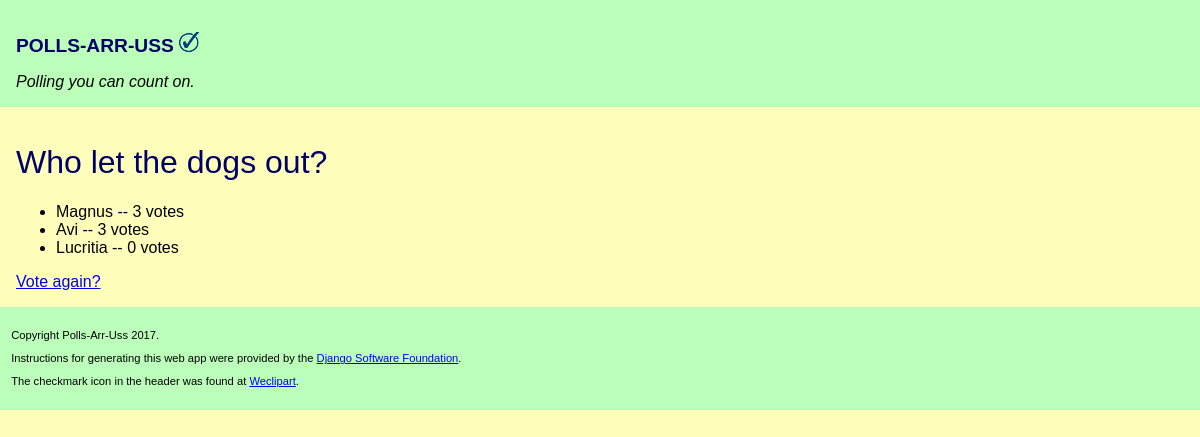
/polls/3/results/, run on an earlier commit of the app's database.
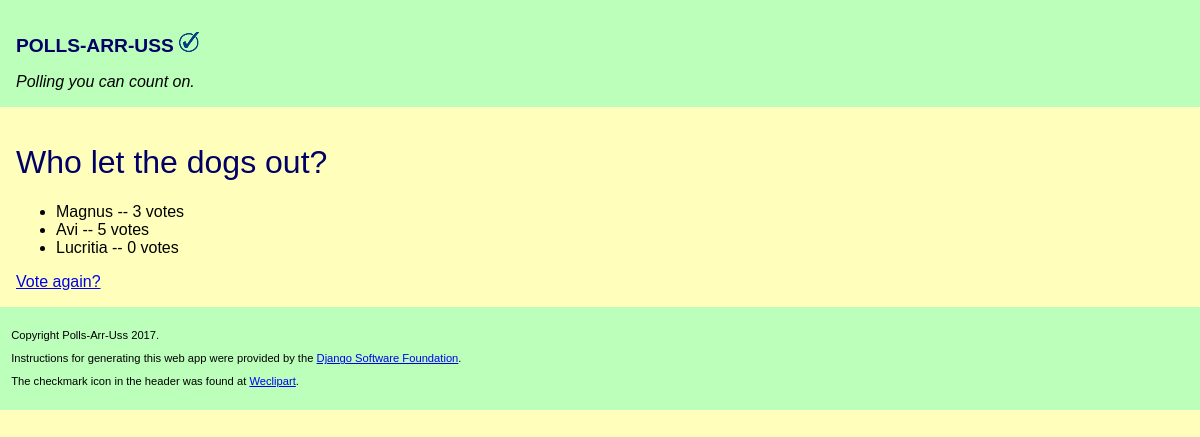
And on a later commit of the database.
### polls/models.py (models this page shows, shortened)
class Choice(models.Model):
    question = models.ForeignKey(Question, on_delete=models.CASCADE)
    choice_text = models.CharField(max_length=200)
    votes = models.IntegerField(default=0)

### polls/views.py (the view)
# urls.py: url(r'^(?P<pk>[0-9]+)/results/$', views.ResultsView.as_view(), name='results'),
class ResultsView(generic.DetailView):
    model = Question
    template_name = 'polls/results.html'

### polls/templates/polls/results.html
{% extends 'polls/base.html' %}
{% block content %}
    <h1>{{ question.question_text }}</h1>
    <ul>
        {% for choice in question.choice_set.all %}
            <li>{{ choice.choice_text }} -- {{ choice.votes }} vote{{ choice.votes|pluralize }}</li>
        {% endfor %}
    </ul>
    <a href="{% url 'polls:detail' question.id %}">Vote again?</a>
{% endblock %}

What changed in the data, as far as the page shows it:
changed Choice "Avi": votes "3" → "5"
